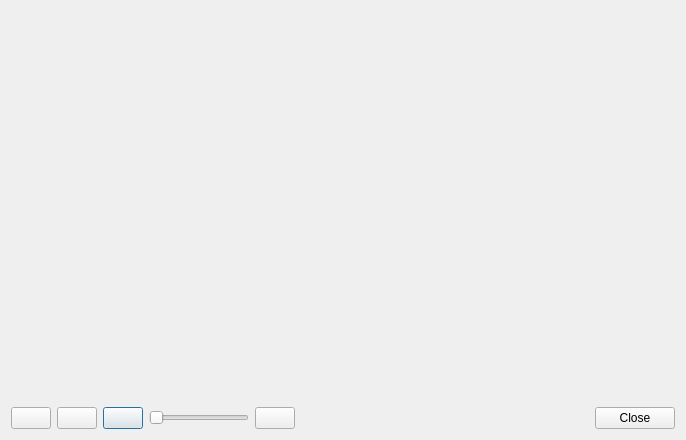
<?xml version="1.0" encoding="UTF-8"?>
<ui version="4.0">
 <class>DialogVideoPlayer</class>
 <widget class="QDialog" name="DialogVideoPlayer">
  <property name="geometry">
   <rect>
    <x>0</x>
    <y>0</y>
    <width>686</width>
    <height>440</height>
   </rect>
  </property>
  <property name="windowTitle">
   <string>Dialog</string>
  </property>
  <layout class="QGridLayout" name="gridLayout">
   <item row="0" column="0" colspan="8">
    <widget class="VlcWidgetVideo" name="video" native="true"/>
   </item>
   <item row="1" column="2">
    <widget class="QPushButton" name="pushButtonReload">
     <property name="toolTip">
      <string>Reload</string>
     </property>
     <property name="text">
      <string/>
     </property>
     <property name="icon">
      <iconset resource="agtv.qrc">
       <normaloff>:/16x16/icons/16x16/view-refresh.png</normaloff>:/16x16/icons/16x16/view-refresh.png</iconset>
     </property>
    </widget>
   </item>
   <item row="1" column="1">
    <widget class="QPushButton" name="pushButtonStop">
     <property name="toolTip">
      <string>Stop</string>
     </property>
     <property name="text">
      <string/>
     </property>
     <property name="icon">
      <iconset resource="agtv.qrc">
       <normaloff>:/16x16/icons/16x16/media-playback-stop.png</normaloff>:/16x16/icons/16x16/media-playback-stop.png</iconset>
     </property>
    </widget>
   </item>
   <item row="1" column="3">
    <widget class="QSlider" name="horizontalSliderVolume">
     <property name="minimumSize">
      <size>
       <width>100</width>
       <height>0</height>
      </size>
     </property>
     <property name="maximumSize">
      <size>
       <width>100</width>
       <height>16777215</height>
      </size>
     </property>
     <property name="toolTip">
      <string>Volume</string>
     </property>
     <property name="maximum">
      <number>100</number>
     </property>
     <property name="orientation">
      <enum>Qt::Horizontal</enum>
     </property>
    </widget>
   </item>
   <item row="1" column="0">
    <widget class="QPushButton" name="pushButtonStartResume">
     <property name="toolTip">
      <string>Start</string>
     </property>
     <property name="text">
      <string/>
     </property>
     <property name="icon">
      <iconset resource="agtv.qrc">
       <normaloff>:/16x16/icons/16x16/media-playback-start.png</normaloff>:/16x16/icons/16x16/media-playback-start.png</iconset>
     </property>
    </widget>
   </item>
   <item row="1" column="5">
    <spacer name="horizontalSpacer">
     <property name="orientation">
      <enum>Qt::Horizontal</enum>
     </property>
     <property name="sizeHint" stdset="0">
      <size>
       <width>40</width>
       <height>20</height>
      </size>
     </property>
    </spacer>
   </item>
   <item row="1" column="7">
    <widget class="QPushButton" name="pushButtonClose">
     <property name="text">
      <string>Close</string>
     </property>
    </widget>
   </item>
   <item row="1" column="4">
    <widget class="QPushButton" name="pushButtonMute">
     <property name="text">
      <string/>
     </property>
     <property name="icon">
      <iconset resource="agtv.qrc">
       <normaloff>:/16x16/icons/16x16/audio-card.png</normaloff>:/16x16/icons/16x16/audio-card.png</iconset>
     </property>
    </widget>
   </item>
  </layout>
 </widget>
 <customwidgets>
  <customwidget>
   <class>VlcWidgetVideo</class>
   <extends>QWidget</extends>
   <header location="global">VLCQtWidgets/WidgetVideo.h</header>
   <container>1</container>
   <slots>
    <signal>fullscreen()</signal>
    <slot>toggleFullscreen()</slot>
   </slots>
  </customwidget>
 </customwidgets>
 <resources>
  <include location="agtv.qrc"/>
 </resources>
 <connections/>
</ui>
